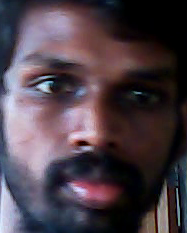
#> input picture Project/Dataset/Real/00017.png, 187 x 233 px; its folder holds 3 pictures in this run
$ python train.py
#> lines starting #> are read from the running program, lines starting #| are printed output that depends on the picture
### Project/utilities/paths.py
import os

image_types = (".jpg", ".jpeg", ".png", ".bmp", ".tif", ".tiff")


def list_images(basePath, contains=None):
    # return the set of files that are valid
    return list_files(basePath, validExts=image_types, contains=contains)


def list_files(basePath, validExts=None, contains=None):
    # loop over the directory structure
    for (rootDir, dirNames, filenames) in os.walk(basePath):
        # loop over the filenames in the current directory
        for filename in filenames:
            # if the contains string is not none and the filename does not contain
            # the supplied string, then ignore the file
            if contains is not None and filename.find(contains) == -1:
                continue

            # determine the file extension of the current file
            ext = filename[filename.rfind("."):].lower()

            # check to see if the file is an image and should be processed
            if validExts is None or ext.endswith(validExts):
                # construct the path to the image and yield it
                imagePath = os.path.join(rootDir, filename)
                yield imagePath

### Project/train.py
# set the matplotlib backend so figures can be saved in the background
import matplotlib
matplotlib.use("Agg")
# import the necessary packages
from configurations import *
from ConvolutionalNet.convnet import ConvNet
from sklearn.preprocessing import LabelEncoder
from sklearn.model_selection import train_test_split
from sklearn.metrics import classification_report
from keras.preprocessing.image import ImageDataGenerator
from keras.optimizers import Adam
from keras.utils import np_utils
from utilities import paths
import matplotlib.pyplot as plt
import numpy as np
import pickle
import cv2
import os

# These are the variables used for store name of our own model.
# After executing this program you can see a model.json file which
#  has architecture of our model like we scene in deploy prototxt
model_name = "liveness.model"
label_encoder = "le.pickle"
plot = "plot.png"

# initialize the initial learning rate, batch size, and number of
# epochs to train for
INIT_LR = 1e-4
BS = 8
EPOCHS = 50

# grab the list of images in our dataset directory, then initialize
# the list of data (i.e., images) and class images
print("[INFO] loading images...")
imagePaths = list(paths.list_images(DATASET_DIR))
data = []
labels = []

for imagePath in imagePaths:
	# extract the class label from the filename, load the image and
	# resize it to be a fixed 32x32 pixels, ignoring aspect ratio
	label = imagePath.split(os.path.sep)[-2]
	image = cv2.imread(imagePath)
#> image is the input picture: shape (233, 187, 3); mean B, G, R 72.8, 64, 76.6
	image = cv2.resize(image, (32, 32))
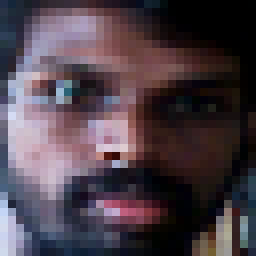
#> image: shape (32, 32, 3) (shown 8 times larger); mean B, G, R 73.2, 64.5, 76.8

	# update the data and labels lists, respectively
	data.append(image)
	labels.append(label)
#> pass 2 of the loop `for imagePath in imagePaths:`:
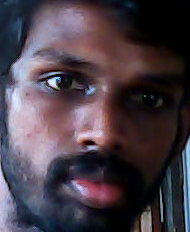
#> input picture Project/Dataset/Real/00021.png, 190 x 232 px
#> image is the input picture: shape (232, 190, 3); mean B, G, R 71.9, 62.5, 73.2
#> `image = cv2.resize(image, (32, 32))`:
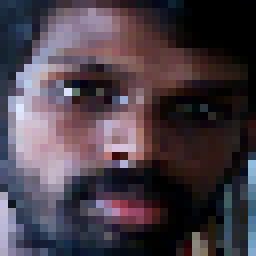
#> image: shape (32, 32, 3) (shown 8 times larger); mean B, G, R 71.7, 62.2, 72.9
#> pass 3 of the loop `for imagePath in imagePaths:`:
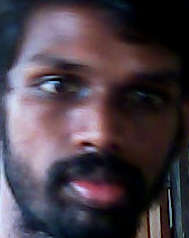
#> input picture Project/Dataset/Real/00023.png, 189 x 238 px
#> image is the input picture: shape (238, 189, 3); mean B, G, R 72.4, 63, 74.1
#> `image = cv2.resize(image, (32, 32))`:
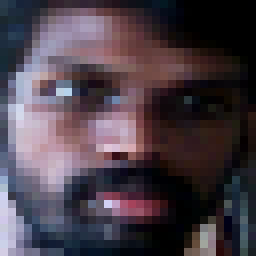
#> image: shape (32, 32, 3) (shown 8 times larger); mean B, G, R 72.4, 63.1, 74

# convert the data into a NumPy array, then preprocess it by scaling
# all pixel intensities to the range [0, 1]
data = np.array(data, dtype="float") / 255.0

# encode the labels (which are currently strings) as integers and then
# one-hot encode them
le = LabelEncoder()
labels = le.fit_transform(labels)
#> (the run stopped early here; a loop or call above may not have finished)
